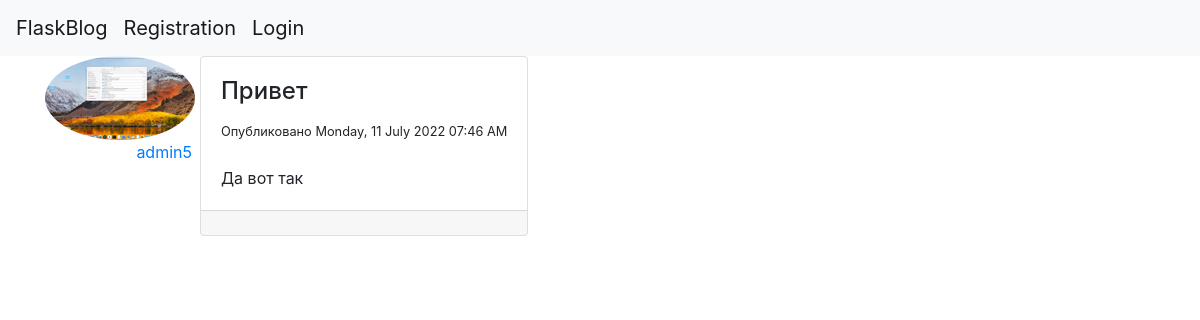
/post/11, run on the app's committed database.
### flask_blog/models.py (models this page shows, shortened)
class User(db.Model, UserMixin):
    id = db.Column(db.Integer, primary_key=True)
    username = db.Column(db.String(20), unique=True, nullable=False)
    email = db.Column(db.String(120), unique=True, nullable=False)
    image_file = db.Column(db.String(20), nullable=False, default='default.png')
    password = db.Column(db.String(60), nullable=False)
    posts = db.relationship('Post', backref='author', lazy=True)

class Post(db.Model, UserMixin):
    id = db.Column(db.Integer, primary_key=True)
    title = db.Column(db.String(100), nullable=False)
    date_posted = db.Column(db.DateTime, nullable=False, default=datetime.utcnow())
    content = db.Column(db.Text, nullable=False)
    user_id = db.Column(db.Integer, db.ForeignKey('user.id'), nullable=True)

### flask_blog/posts/routes.py (the view)
@login_required
@posts.route('/post/<int:post_id>', methods=['GET', 'POST'])
def post(post_id):
    post = Post.query.get_or_404(post_id)
    return render_template('post.html', title=post.title, post=post)

### flask_blog/templates/post.html (shortened to what this page needs)
{% extends "base.html" %}
{% block content %}
<div class="container" style="display: flex;">
    <article class="media" style="display: flex; flex-direction: column;">
        <img class="rounded-circle article-img" style="margin-right: 5px;"
             src="{{ url_for('static', filename='profile_pics/' + post.author.image_file) }}">
        <a class="mr-2" href="{{ url_for('users.user_posts', username=post.author.username) }}" style="margin: 0 auto">{{
            post.author.username }}
        </a>
    </article>
    <div class="card" style="margin-bottom: 20px;">
        <div class="card-body">
            <h4 class="card-title">
                {{ post.title }}
            </h4>
            <small>
                Опубликовано {{ post.date_posted.strftime('%A, %d %B %Y %I:%M %p') }}
            </small>
            <br>
            <br>
            <p class="card-text">
                {{ post.content }}
            </p>
        </div>
        <div class="card-footer" style="font-size: 20px;">
        </div>
    </div>
</div>
{% endblock content %}

### flask_blog/static/css/style.css (style rules this page uses)
:root { --color:#05b1b1; --color2:#52339a; }

### data on the page
User: image_file (picture), author.username "admin5"
Post: title "Привет", date_posted "Monday, 11 July 2022 07:46 AM", content "Да вот так"
